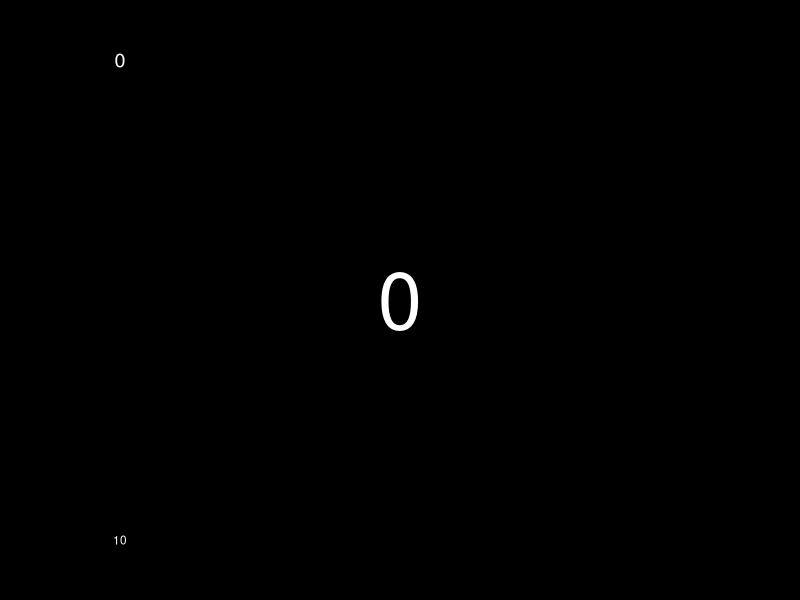
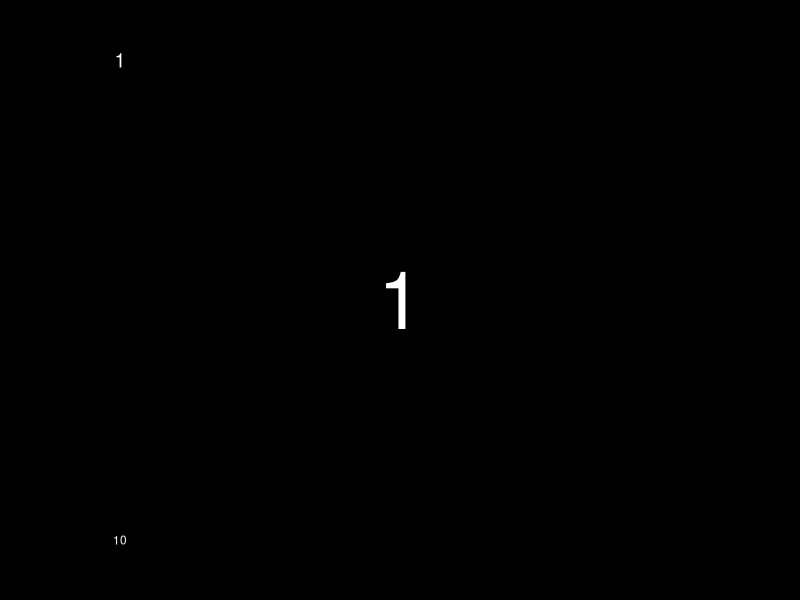
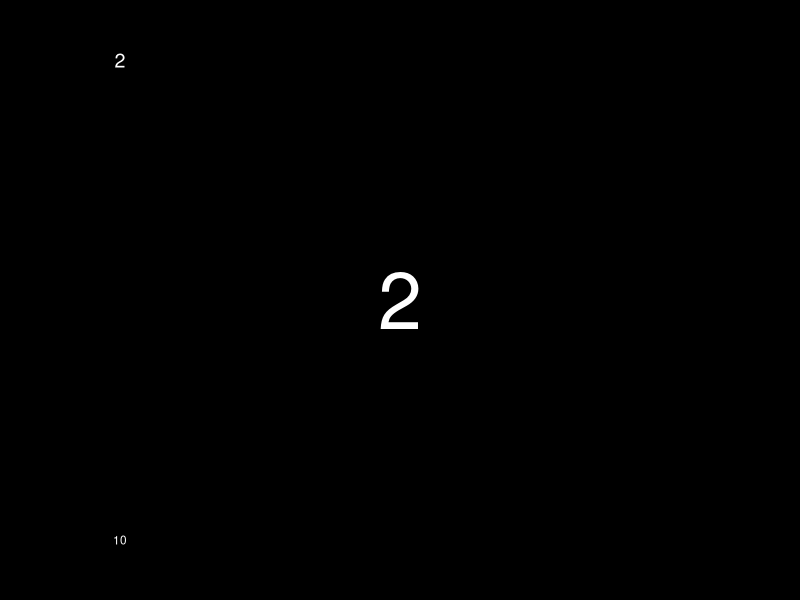
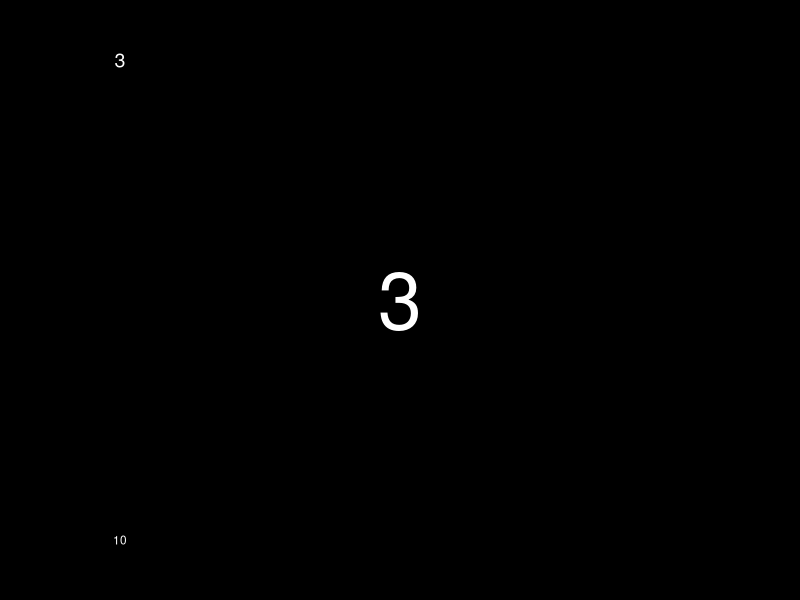
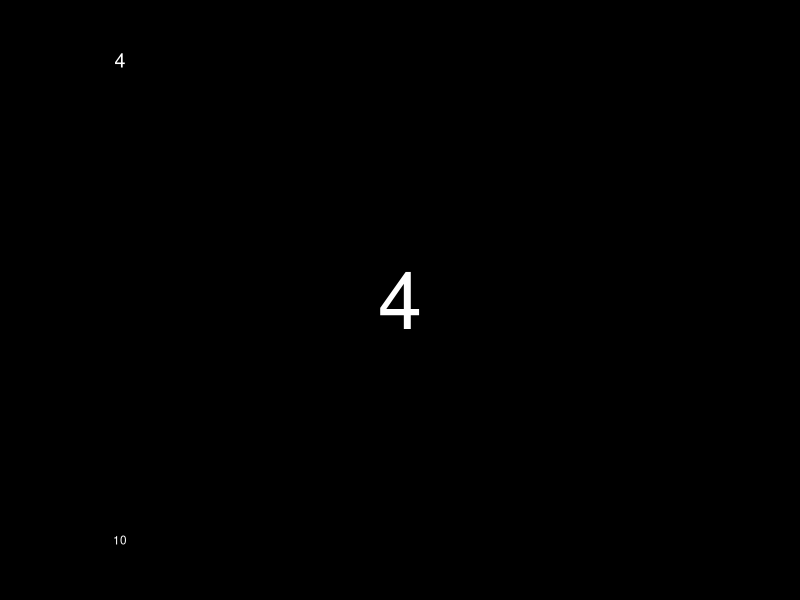
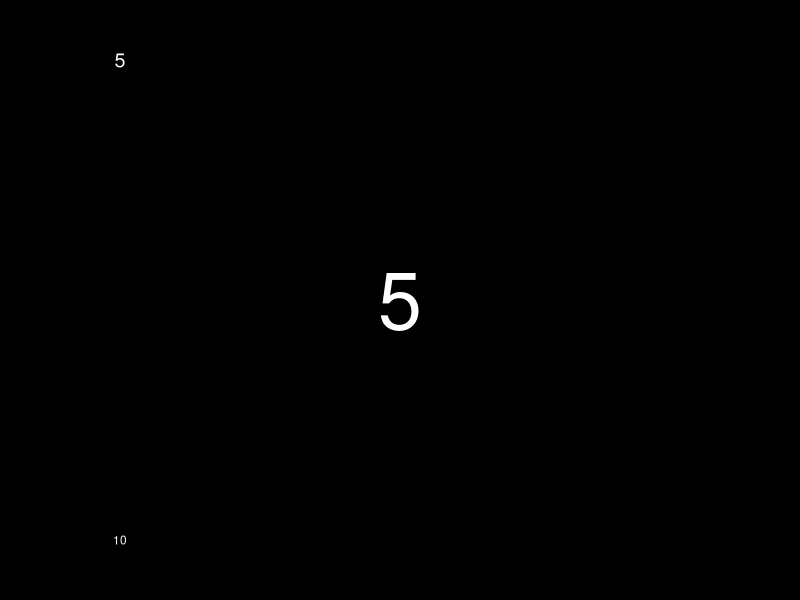
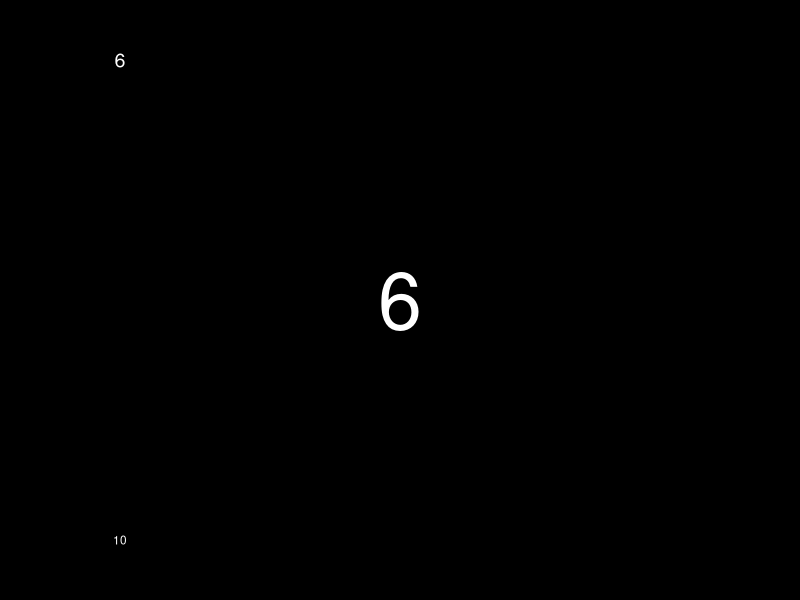
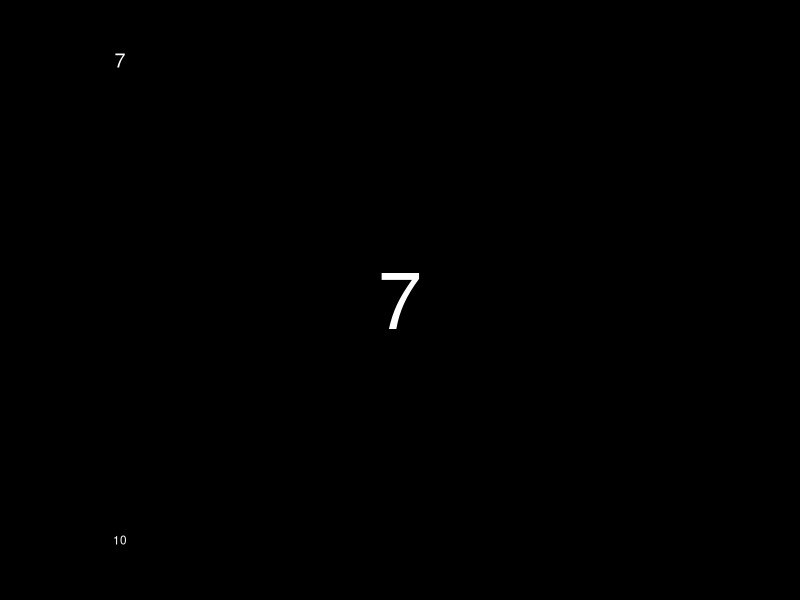

Source code (R) for these figures, in order: (Note: this script raises an error after producing the figures.)
library(ggplot2)
library(tibble)
library(dplyr)
library(purrr)
library(glue)
library(tidyr)
library(readr)

game <- 'texas'

# generate card list from raw structure + derived values
yokai_card_list <- expand_grid(suit = 1:7, rank = 1:7) %>% 
  mutate(rank = rank + suit - 1) %>%
  mutate(label = glue('{game}_{rank}_{letters[suit]}'))
 
texas_card_list <- expand_grid(suit = 1:8, rank = 1:11) %>% 
  filter(rank <= (12-suit)) %>%
  mutate(rank_display = ifelse(suit == 1, rank - 1, rank), 
         rank_display = 10*(suit-1) + rank_display) %>%
  group_by(suit) %>%
  mutate(max_rank = max(rank_display)) %>%
  ungroup() %>%
  mutate(label = glue('{game}_{rank_display}_{letters[suit]}'))

generic_card_list <- expand_grid(suit = 1:8, rank = 1:20) #what needs to be done about character vs int vs factor?

voodoo_card_list <- expand_grid(suit = 1:5, rank = 0:15)

#palettes
fill_cols <- c('black', 'red', 'orange', 'yellow', 'green', 'blue', 'purple', 'white') %>%
  set_names(1:8)

text_cols <- c('white', 'white', 'black', 'black', 'black', 'white', 'white', 'black') %>%
  set_names(1:8)

#ggplot theme
theme_card <- theme_void() +
  theme(strip.background = element_blank(), 
        strip.text = element_blank(), 
        panel.spacing = unit(0.1, 'mm'),
        legend.position = 'none')

#texas template
make_texas_card <- function(df){

  ggplot(df) +
    geom_rect(xmin = 0, xmax = 1, ymin = 0, ymax = 1, aes(fill = factor(suit))) +
    geom_text(x = 0.15, y = 0.9, hjust = 'center', size = 5, aes(label = rank_display, colour = factor(suit))) +
    geom_text(x = 0.5, y = 0.5, hjust = 'center', size = 20, aes(label = rank_display, colour = factor(suit))) +
    geom_text(x = 0.15, y = 0.1, hjust = 'center', size = 3, aes(label = max_rank, colour = factor(suit))) +
    scale_colour_manual(values = text_cols) +
    scale_fill_manual(values = fill_cols) +
    scale_x_continuous(limits = c(0,1), expand = c(0,0)) +
    scale_y_continuous(limits = c(0,1), expand = c(0,0)) +
    facet_grid(rank ~ suit) +
    theme_card
  
}

#yokai template
make_yokai_card <- function(df){
  
  ggplot(df) +
    geom_rect(xmin = 0, xmax = 1, ymin = 0, ymax = 1, aes(fill = factor(suit))) +
    geom_text(x = 0.15, y = 0.9, hjust = 'center', size = 5, aes(label = rank, colour = factor(suit))) +
    geom_text(x = 0.5, y = 0.5, hjust = 'center', size = 20, aes(label = rank, colour = factor(suit))) +
    scale_colour_manual(values = text_cols) +
    scale_fill_manual(values = fill_cols) +
    scale_x_continuous(limits = c(0,1), expand = c(0,0)) +
    scale_y_continuous(limits = c(0,1), expand = c(0,0)) +
    facet_grid(rank ~ suit) +
    theme_card
}

# make the card images
# would ideally like to do this *within* the data frame pipe
texas_card_list$card_image <- texas_card_list %>%
  group_split(suit, rank) %>%
  map(make_texas_card) 

yokai_card_list$card_image <- yokai_card_list %>%
  group_split(suit, rank) %>%
  map(make_yokai_card) 

# save, preferably as svg - defaults for pc.io
save_plot <- function(card_image, dir, label, file_type = 'svg', w = 1.03, h = 1.6, u = 'in', dpi = 100, ...){
  ggsave(glue('{dir}/{label}.{file_type}'), card_image, width = w, height = h, units = u, dpi = dpi)
}

# save all cards and generate csv
texas_card_list %>%
  pwalk(save_plot, dir = game) %>%
  mutate(image = glue('https://raw.githubusercontent.com/mcgriffiths/cardgames/master/{game}/{label}.svg')) %>%
  select(label, image) %>%
  write_csv(glue('{game}/{game}_cards.csv'))

  
# generate and save deck
deck <- make_texas_card(texas_card_list)
save_plot(deck, dir = game, label = paste(game, 'deck', sep = '_'), w = 7*1.03, h = 13*1.6)

